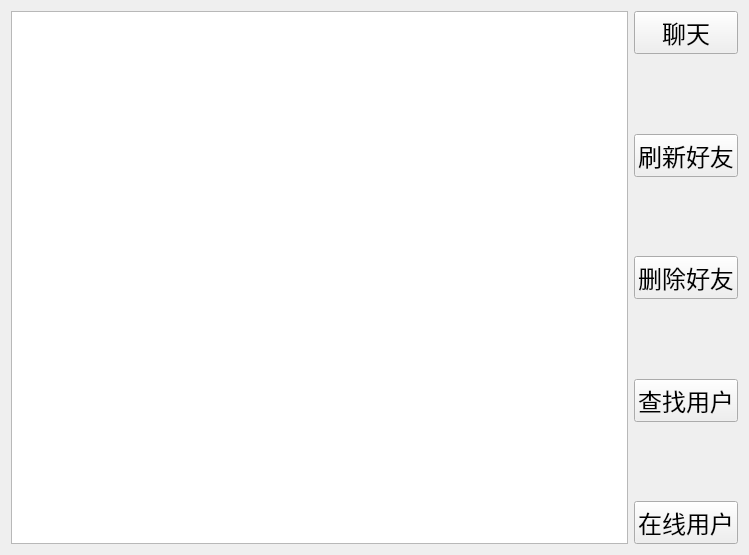
<?xml version="1.0" encoding="UTF-8"?>
<ui version="4.0">
 <class>Friend</class>
 <widget class="QWidget" name="Friend">
  <property name="geometry">
   <rect>
    <x>0</x>
    <y>0</y>
    <width>749</width>
    <height>555</height>
   </rect>
  </property>
  <property name="windowTitle">
   <string>Form</string>
  </property>
  <layout class="QHBoxLayout" name="horizontalLayout">
   <item>
    <widget class="QListWidget" name="listwidget"/>
   </item>
   <item>
    <layout class="QVBoxLayout" name="verticalLayout">
     <item>
      <widget class="QPushButton" name="chat_PB">
       <property name="font">
        <font>
         <family>Arial</family>
         <pointsize>18</pointsize>
        </font>
       </property>
       <property name="text">
        <string>聊天</string>
       </property>
      </widget>
     </item>
     <item>
      <spacer name="verticalSpacer">
       <property name="orientation">
        <enum>Qt::Vertical</enum>
       </property>
       <property name="sizeHint" stdset="0">
        <size>
         <width>20</width>
         <height>40</height>
        </size>
       </property>
      </spacer>
     </item>
     <item>
      <widget class="QPushButton" name="flush_PB">
       <property name="font">
        <font>
         <family>Arial</family>
         <pointsize>18</pointsize>
        </font>
       </property>
       <property name="text">
        <string>刷新好友</string>
       </property>
      </widget>
     </item>
     <item>
      <spacer name="verticalSpacer_2">
       <property name="orientation">
        <enum>Qt::Vertical</enum>
       </property>
       <property name="sizeHint" stdset="0">
        <size>
         <width>20</width>
         <height>40</height>
        </size>
       </property>
      </spacer>
     </item>
     <item>
      <widget class="QPushButton" name="del_PB">
       <property name="font">
        <font>
         <family>Arial</family>
         <pointsize>18</pointsize>
        </font>
       </property>
       <property name="text">
        <string>删除好友</string>
       </property>
      </widget>
     </item>
     <item>
      <spacer name="verticalSpacer_3">
       <property name="orientation">
        <enum>Qt::Vertical</enum>
       </property>
       <property name="sizeHint" stdset="0">
        <size>
         <width>20</width>
         <height>40</height>
        </size>
       </property>
      </spacer>
     </item>
     <item>
      <widget class="QPushButton" name="findUser_PB">
       <property name="font">
        <font>
         <family>Arial</family>
         <pointsize>18</pointsize>
        </font>
       </property>
       <property name="text">
        <string>查找用户</string>
       </property>
      </widget>
     </item>
     <item>
      <spacer name="verticalSpacer_4">
       <property name="orientation">
        <enum>Qt::Vertical</enum>
       </property>
       <property name="sizeHint" stdset="0">
        <size>
         <width>20</width>
         <height>40</height>
        </size>
       </property>
      </spacer>
     </item>
     <item>
      <widget class="QPushButton" name="onlieUser_PB">
       <property name="font">
        <font>
         <family>Arial</family>
         <pointsize>18</pointsize>
        </font>
       </property>
       <property name="text">
        <string>在线用户</string>
       </property>
      </widget>
     </item>
    </layout>
   </item>
  </layout>
 </widget>
 <resources/>
 <connections/>
</ui>
